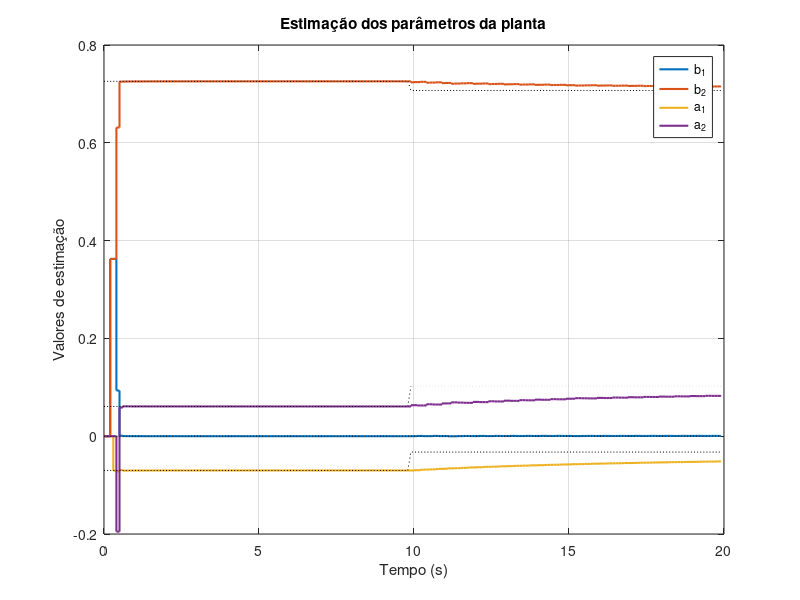

Recreate this plot in MATLAB.
clear;
clc;


%% Sistema 1
K = 1;
Wn = 20;
Xi = 0.7;

G1 = tf([K*(Wn^2)], [1, 2*Xi*Wn, Wn^2]);

% sistema discretizado
fs = 10;
T = 1/fs;

G1z = c2d(G1, T, 'zoh');
b1_1 = G1z.num{1}(1);
b2_1 = G1z.num{1}(2);
a1_1 = G1z.den{1}(2);
a2_1 = G1z.den{1}(3);

%% Sistema 2
K = 0.95;
Wn = 19;
Xi = 0.6;

G2 = tf([K*(Wn^2)], [1, 2*Xi*Wn, Wn^2]);

G2z = c2d(G2, T, 'zoh');
b1_2 = G2z.num{1}(1);
b2_2 = G2z.num{1}(2);
a1_2 = G2z.den{1}(2);
a2_2 = G2z.den{1}(3);

%% Planta variante no tempo
tmax = 20;
tempo = 0:T:tmax-T;
N = numel(tempo);

b1 = b1_1*ones(1,N);
b2 = b2_1*ones(1,N);
a1 = a1_1*ones(1,N);
a2 = a2_1*ones(1,N);

b1(N/2:end) = b1_2;
b2(N/2:end) = b2_2;
a1(N/2:end) = a1_2;
a2(N/2:end) = a2_2;

%% Entrada e saida do sistema
freq = 2;
duty = 50;
x = square(2*pi*freq.*tempo,duty);

y = zeros(1,N);


%%
rho = 500;
P = rho*eye(4);
u = zeros(4,1);

theta = zeros(4,N);

for n = 3:N

    % saida do sistema
    y(n) = b1(n)*x(n-1) + b2(n)*x(n-2) - a1(n)*y(n-1) -a2(n)*y(n-2);

    % atualizacao vetor u
    u = [x(n-1);  x(n-2); -y(n-1);  -y(n-2)];

    % vetor de ganho h
    h = P*u/(1+u'*P*u);

    % Atualizacao dos parametros
    theta(:,n) = theta(:,n-1) + h*(y(n) - u.'*theta(:,n-1));

    % atualizacao da matriz P
    P = (eye(4) - h*u')*P;

end


% Resultados
figure;
stairs(tempo, theta', 'LineWidth', 1.5);
hold on;
plot(tempo, b1, 'k:');
plot(tempo, b2, 'k:');
plot(tempo, a1, 'k:');
plot(tempo, a2, 'k:');
legend('b_1', 'b_2', 'a_1', 'a_2');
xlabel('Tempo (s)');
ylabel('Valores de estimação')
title('Estimação dos parâmetros da planta')
grid on;
